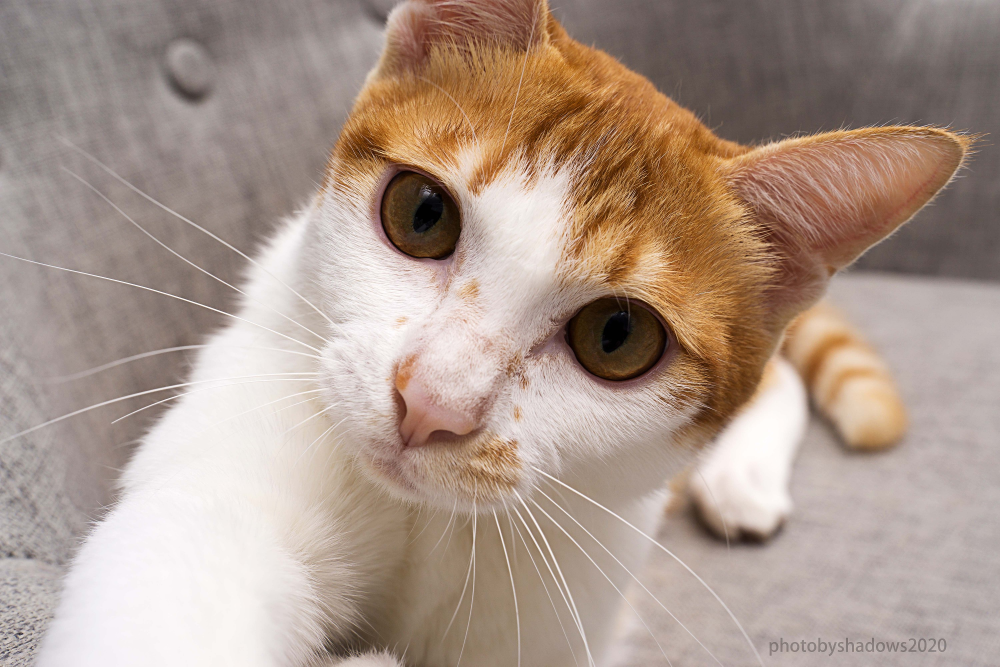
#> input picture test/cat.jpg, 3000 x 2000 px, found by its file name (shown at 1/3 size)
$ python http_post.py
#> lines starting #> are read from the running program, lines starting #| are printed output that depends on the picture
import requests
import json
import cv2
import base64

url = "http://localhost:8000/img_cls_base64"

def http_post_flask(img_path):
#> called with img_path = 'test/cat.jpg'
    img = cv2.imread(img_path)
#> img is the input picture: shape (2000, 3000, 3); mean B, G, R 139.5, 151.5, 171.3
    img_resized = cv2.resize(img, (224, 224))
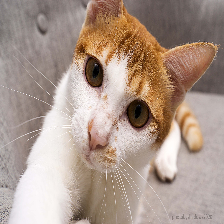
#> img_resized: shape (224, 224, 3); mean B, G, R 139.4, 151.4, 171.2
    img_bytes = cv2.imencode('.jpg', img_resized)[1].tobytes()
    img_base64 = base64.b64encode(img_bytes).decode('utf-8')
    data = {"img_base64": img_base64}
    res = requests.post(url, data=data)
    print(res.text)

if __name__ == '__main__':
    http_post_flask("test/cat.jpg")
#> (the call stopped at in http_post_flask, `res = requests.post(url, data=data)`: requests is not available in this run)
